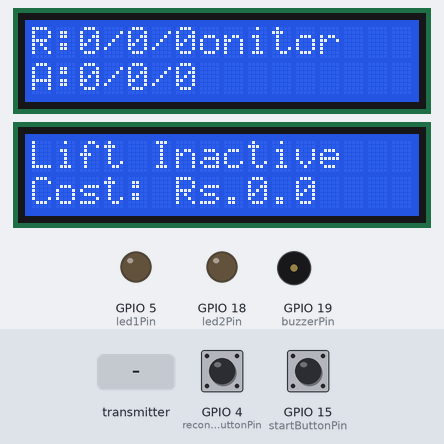
Recording of a sketch running on a simulated ESP32. Shown: 2 × 16×2 character LCD, output pins drawn as LEDs (lit = HIGH), buzzer (waves = sounding, pin HIGH). The inputs (shaded band) are chosen by the test bench; at power-on: GPIO 15 (startButtonPin) HIGH, GPIO 4 (reconnectButtonPin) HIGH. WiFi joins after 1.5 s; servers stay silent unless stated; what the sketch prints to the serial monitor is not drawn.

Above: at 4.8 s.
4.9 s: the transmitter starts sending rotX = 25
At 5.8 s:
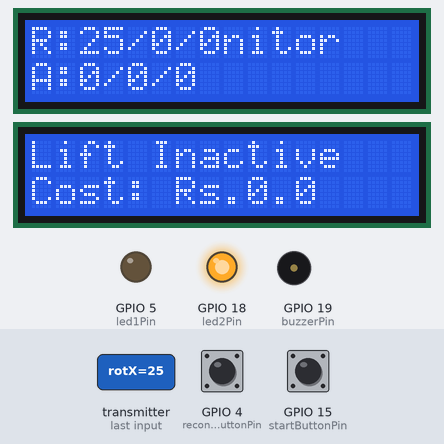
6.6 s: GPIO 15 (startButtonPin) pulled LOW for 1 s
At 7.8 s:
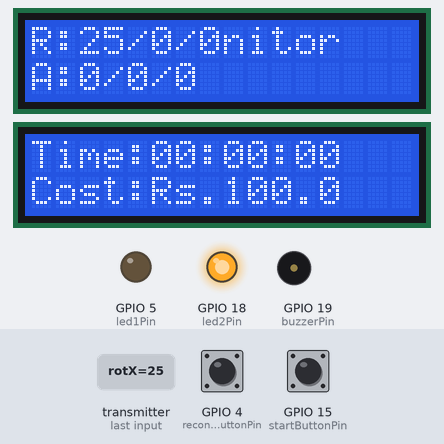
10.6 s: the transmitter starts sending rotY = 25
At 12.6 s:
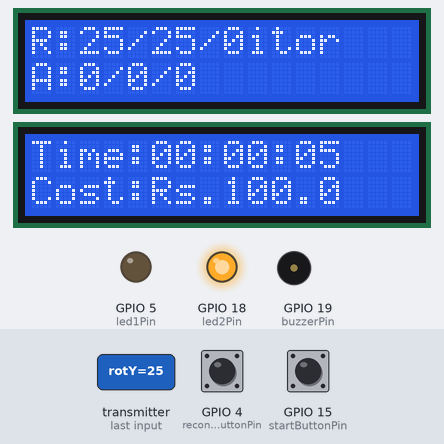
13.6 s: the transmitter starts sending rotZ = 25
At 14.7 s:
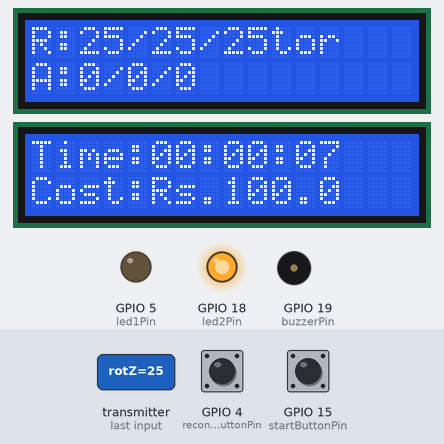
16.6 s: GPIO 15 (startButtonPin) pulled LOW for 0.15 s
At 17.4 s:
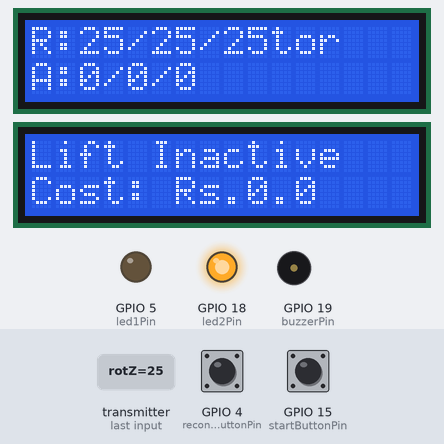
18.3 s: the transmitter starts sending rotX = 100
At 19.3 s:
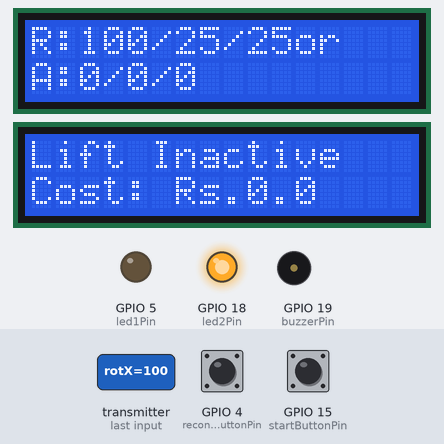
Timing chart, 0 to 21.1 s (numbered marks = the images above; inputs shaded):
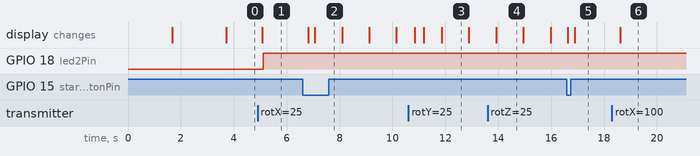

The sketch:

Incabin_Espnow_Web2.ino
```cpp
#include <Wire.h>
#include <WiFi.h>
#include <esp_now.h>
#include <LiquidCrystal_I2C.h>
#include <AsyncTCP.h>
#include <ESPAsyncWebServer.h>

// LCDs
LiquidCrystal_I2C lcd_orientation(0x27, 16, 2);
LiquidCrystal_I2C lcd_info(0x26, 16, 2);

// Wi-Fi
const char* ssid = "Mr Samosa";
const char* password = "whoknows?";
AsyncWebServer server(80);

// Pins
const int startButtonPin = 15;
const int reconnectButtonPin = 4;
const int led1Pin = 5;
const int led2Pin = 18;
const int buzzerPin = 19;

// Pricing system
const float rateFirstMinute = 100.0;
const float ratePerMinute = 50.0;

// State
bool liftActive = false;
bool lastButtonState = HIGH;
unsigned long liftStart = 0;
unsigned long lastPacketTime = 0;
const unsigned long connectionTimeout = 3000;
const float jerkThreshold = 10.0;

// Incoming struct
typedef struct struct_message {
  float accX, accY, accZ;
  float rotX, rotY, rotZ;
  float jerkMagnitude;
  bool lifting;
} struct_message;

struct_message incomingData;

// Data buffer for last N readings
const int bufferSize = 10;
struct_message dataBuffer[bufferSize];
int bufferIndex = 0;
bool bufferFilled = false;

// Boom MAC
uint8_t boom_mac[] = { 0xA0, 0xDD, 0x6C, 0xB2, 0x56, 0x5C };

void registerPeer() {
  esp_now_del_peer(boom_mac);
  esp_now_peer_info_t peerInfo = {};
  memcpy(peerInfo.peer_addr, boom_mac, 6);
  peerInfo.channel = 0;
  peerInfo.encrypt = false;
  esp_now_add_peer(&peerInfo);
}

void OnDataRecv(const uint8_t *mac, const uint8_t *incomingDataBytes, int len) {
  memcpy(&incomingData, incomingDataBytes, sizeof(incomingData));
  lastPacketTime = millis();

  // Debug: print the received struct
  Serial.println("Received Data:");
  Serial.print("  accX: "); Serial.print(incomingData.accX);
  Serial.print("  accY: "); Serial.print(incomingData.accY);
  Serial.print("  accZ: "); Serial.println(incomingData.accZ);

  Serial.print("  rotX: "); Serial.print(incomingData.rotX);
  Serial.print("  rotY: "); Serial.print(incomingData.rotY);
  Serial.print("  rotZ: "); Serial.println(incomingData.rotZ);

  Serial.print("  jerk: "); Serial.println(incomingData.jerkMagnitude);
  Serial.print("  lifting: "); Serial.println(incomingData.lifting);
}


void setup() {
  Serial.begin(115200);
  pinMode(startButtonPin, INPUT_PULLUP);
  pinMode(reconnectButtonPin, INPUT_PULLUP);
  pinMode(led1Pin, OUTPUT);
  pinMode(led2Pin, OUTPUT);
  pinMode(buzzerPin, OUTPUT);

  Wire.begin(21, 22);
  lcd_orientation.init(); lcd_orientation.backlight();
  lcd_info.init(); lcd_info.backlight();

  lcd_orientation.setCursor(0, 0);
  lcd_orientation.print("Crane Monitor");
  lcd_info.setCursor(0, 0);
  lcd_info.print("Connecting...");

  WiFi.mode(WIFI_STA);
  WiFi.begin(ssid, password);
  while (WiFi.status() != WL_CONNECTED) {
    delay(500);
    Serial.print(".");
  }
  lcd_info.setCursor(0, 1);
  lcd_info.print(WiFi.localIP());
  delay(2000);
  lcd_info.clear();

  // ESP-NOW
  if (esp_now_init() != ESP_OK) {
    lcd_info.print("ESP-NOW Fail");
    return;
  }
  esp_now_register_recv_cb(OnDataRecv);
  registerPeer();

  // Serve JSON array at /data
  server.on("/data", HTTP_GET, [](AsyncWebServerRequest *request) {
    String json = "[";
    int count = bufferFilled ? bufferSize : bufferIndex;
    for (int i = 0; i < count; i++) {
      int idx = (bufferIndex + i) % bufferSize;
      struct_message entry = dataBuffer[idx];

      json += "{";
      json += "\"accX\":" + String(entry.accX, 2) + ",";
      json += "\"accY\":" + String(entry.accY, 2) + ",";
      json += "\"accZ\":" + String(entry.accZ, 2) + ",";
      json += "\"rotX\":" + String(entry.rotX, 2) + ",";
      json += "\"rotY\":" + String(entry.rotY, 2) + ",";
      json += "\"rotZ\":" + String(entry.rotZ, 2) + ",";
      json += "\"jerk\":" + String(entry.jerkMagnitude, 2);
      json += "}";
      if (i < count - 1) json += ",";

    }
    json += "]";
    request->send(200, "application/json", json);
  });
  server.begin();
}

void loop() {
  bool currentButton = digitalRead(startButtonPin);
  if (currentButton == LOW && lastButtonState == HIGH) {
    liftActive = !liftActive;
    liftStart = millis();
    lcd_info.clear();
    delay(200);
  }
  lastButtonState = currentButton;

  if (digitalRead(reconnectButtonPin) == LOW) {
    registerPeer();
    delay(500);
  }

  lcd_orientation.setCursor(0, 0);
  lcd_orientation.print("R:");
  lcd_orientation.print((int)incomingData.rotX);
  lcd_orientation.print("/");
  lcd_orientation.print((int)incomingData.rotY);
  lcd_orientation.print("/");
  lcd_orientation.print((int)incomingData.rotZ);

  lcd_orientation.setCursor(0, 1);
  lcd_orientation.print("A:");
  lcd_orientation.print((int)incomingData.accX);
  lcd_orientation.print("/");
  lcd_orientation.print((int)incomingData.accY);
  lcd_orientation.print("/");
  lcd_orientation.print((int)incomingData.accZ);

  lcd_info.setCursor(0, 0);
  if (liftActive) {
    unsigned long elapsedMillis = millis() - liftStart;
    unsigned long elapsedSeconds = elapsedMillis / 1000;
    unsigned int h = elapsedSeconds / 3600;
    unsigned int m = (elapsedSeconds % 3600) / 60;
    unsigned int s = elapsedSeconds % 60;

    float cost = (elapsedSeconds < 60) ? rateFirstMinute : rateFirstMinute + (m * ratePerMinute);

    lcd_info.print("Time:");
    if (h < 10) lcd_info.print("0");
    lcd_info.print(h); lcd_info.print(":");
    if (m < 10) lcd_info.print("0");
    lcd_info.print(m); lcd_info.print(":");
    if (s < 10) lcd_info.print("0");
    lcd_info.print(s);

    lcd_info.setCursor(0, 1);
    lcd_info.print("Cost:Rs.");
    lcd_info.print(cost, 1);
    lcd_info.print(" ");
  } else {
    lcd_info.print("Lift Inactive     ");
    lcd_info.setCursor(0, 1);
    lcd_info.print("Cost: Rs.0.0      ");
  }

  if (incomingData.jerkMagnitude > jerkThreshold) {
    digitalWrite(led1Pin, HIGH);
    digitalWrite(buzzerPin, HIGH);
  } else {
    digitalWrite(led1Pin, LOW);
    digitalWrite(buzzerPin, LOW);
  }

  if (millis() - lastPacketTime <= connectionTimeout) {
    digitalWrite(led2Pin, HIGH);
  } else {
    digitalWrite(led2Pin, LOW);
  }

  delay(300);
}
```

Measured:
- after the input at 4.9 s, GPIO 18 (led2Pin): LOW → HIGH after 0.22 s; the display: changes after 0.17 s (image 1)
- after the input at 6.6 s, the display: first changes after 0.22 s (image 2 shows a later state)
- after the input at 10.6 s, the display: first changes after 0.24 s (image 3 shows a later state)
- after the input at 13.6 s, the display: changes after 0.32 s (image 4)
- after the input at 16.6 s, the display: first changes at once (image 5 shows a later state)
- after the input at 18.3 s, the display: changes after 0.30 s (image 6)
- what the display in image 3 shows lasts 1.0 s, from 11.9 s to 12.9 s
